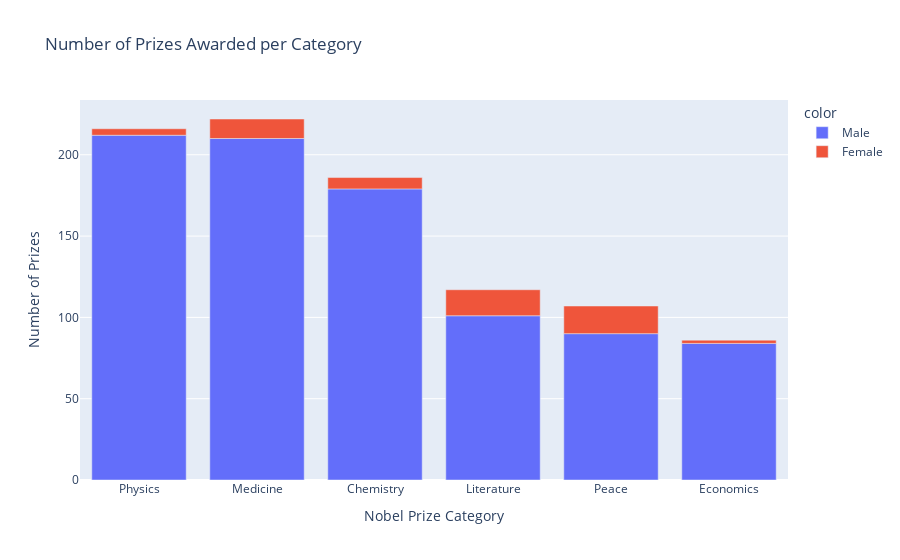

Here is the notebook cell this chart was saved with:
### Code cell
win_bar = px.bar(
        x = cat_men_women.category,
        y = cat_men_women.prize,
        color = cat_men_women.sex,
        color_continuous_scale='Aggrnyl',
        title='Number of Prizes Awarded per Category')
 
win_bar.update_layout(xaxis_title='Nobel Prize Category', 
                    yaxis_title='Number of Prizes')
win_bar.show()

### Figure 1 — Plotly figure (JSON) as saved in the notebook; plotly's stock layout.template omitted (floating-point values rounded to 4 significant figures)
{"data": [{"alignmentgroup": "True", "hovertemplate": "color=Male<br>x=%{x}<br>y=%{y}<extra></extra>", "legendgroup": "Male", "marker": {"color": "#636efa", "pattern": {"shape": ""}}, "name": "Male", "offsetgroup": "Male", "orientation": "v", "showlegend": true, "textposition": "auto", "type": "bar", "x": ["Physics", "Medicine", "Chemistry", "Literature", "Peace", "Economics"], "xaxis": "x", "y": [212, 210, 179, 101, 90, 84], "yaxis": "y"}, {"alignmentgroup": "True", "hovertemplate": "color=Female<br>x=%{x}<br>y=%{y}<extra></extra>", "legendgroup": "Female", "marker": {"color": "#EF553B", "pattern": {"shape": ""}}, "name": "Female", "offsetgroup": "Female", "orientation": "v", "showlegend": true, "textposition": "auto", "type": "bar", "x": ["Peace", "Literature", "Medicine", "Chemistry", "Physics", "Economics"], "xaxis": "x", "y": [17, 16, 12, 7, 4, 2], "yaxis": "y"}], "layout": {"barmode": "relative", "legend": {"title": {"text": "color"}, "tracegroupgap": 0}, "title": {"text": "Number of Prizes Awarded per Category"}, "xaxis": {"anchor": "y", "domain": [0, 1], "title": {"text": "Nobel Prize Category"}}, "yaxis": {"anchor": "x", "domain": [0, 1], "title": {"text": "Number of Prizes"}}}}
